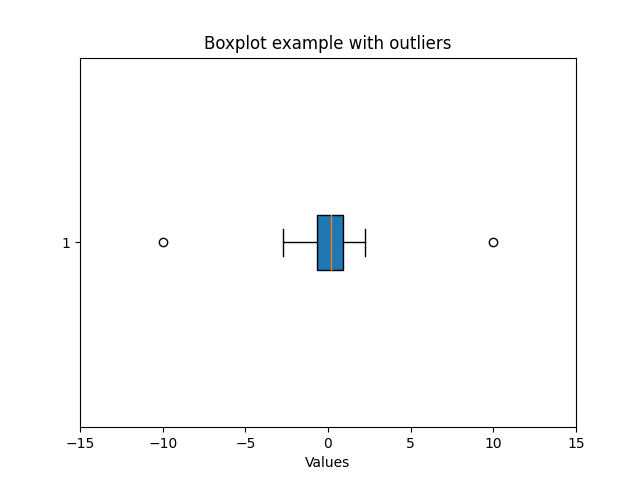

The Python source for this figure:
import matplotlib.pyplot as plt
import random

data= [random.gauss(0, 1) for _ in range(100)]
outliers = [-10,10]

plt.clf()
plt.boxplot(data + outliers, vert=False, patch_artist=True)
plt.title("Boxplot example with outliers")
plt.xlabel("Values")
plt.xticks(range(-15, 16,5))
plt.savefig("./boxplot.png")
plt.show()